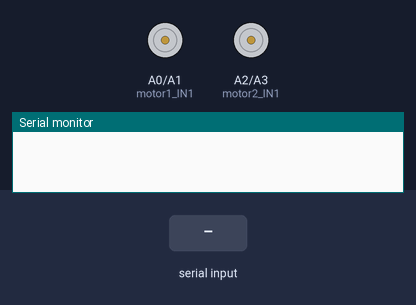
Bench run of a sketch on a simulated Arduino Uno, built with avr-gcc and run on an emulated ATmega328P. Parts: motor-driver pin pairs drawn as motors (green arrow = first pin HIGH = forward, orange = second pin HIGH = backward, longer = more drive, scaled by the enable pin), the last lines printed to the serial monitor. The test bench sets the inputs (shaded band).

Above: at 2.2 s.
2.3 s: "w" received over Serial
At 2.9 s:
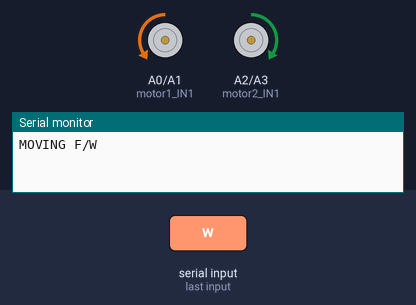
3.8 s: "x" received over Serial
At 6.4 s:
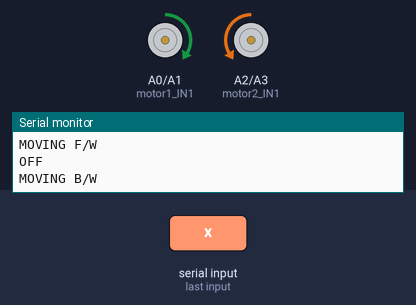
6.8 s: "a" received over Serial
At 8.7 s:
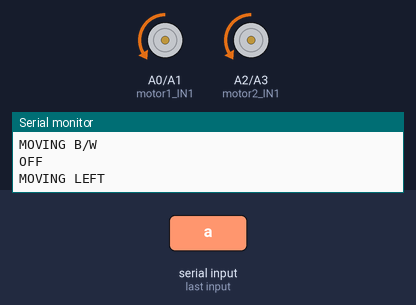
9.8 s: "d" received over Serial
At 12.2 s:
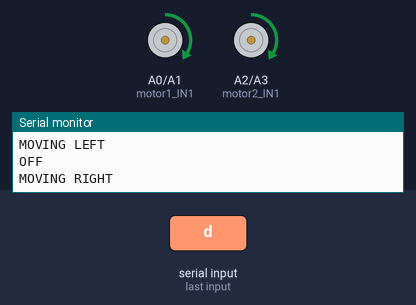
12.8 s: "1" received over Serial
At 15.7 s:
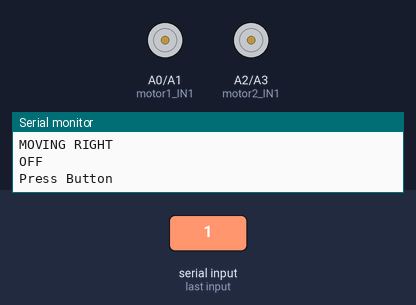
Timing chart, 0 to 16.8 s (numbered marks = the images above; inputs shaded):
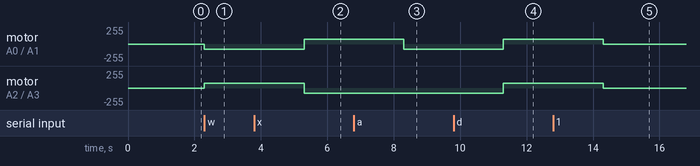

Measured:
- after the input at 2.3 s, motor on A0 (motor1_IN1) / A1 (motor1_IN2): stopped → backward 75/255 at once; motor on A2 (motor2_IN1) / A3 (motor2_IN2): stopped → forward 75/255 at once
- after the input at 3.8 s, motor on A0 (motor1_IN1) / A1 (motor1_IN2): backward 75/255 → forward 75/255 after 1.5 s; motor on A2 (motor2_IN1) / A3 (motor2_IN2): forward 75/255 → backward 75/255 after 1.5 s
- after the input at 6.8 s, motor on A0 (motor1_IN1) / A1 (motor1_IN2): forward 75/255 → backward 75/255 after 1.5 s
- after the input at 9.8 s, motor on A0 (motor1_IN1) / A1 (motor1_IN2), motor on A2 (motor2_IN1) / A3 (motor2_IN2): backward 75/255 → forward 75/255 after 1.5 s
- after the input at 12.8 s, motor on A0 (motor1_IN1) / A1 (motor1_IN2), motor on A2 (motor2_IN1) / A3 (motor2_IN2): forward 75/255 → stopped after 1.5 s

The sketch:

Robo_Bluetooth.ino
```cpp
// ROBOTICS
//Here is a connection for a robot having Arduino, two- servo motors , The program will manage to control the orentation of motor

//Controls the robot using Application using Bluetooth(HC-05 module)        from Playstore/ Serial Bluetooth terminal

/*  Bluetooth module connection
     RXD - D1
     TXD - D0
     GND - GND
     VCC - VCC
*/


/*
IN1    IN2    OUTPUT

0       0      OFF
0       1      F/W
1       0      B/W
1       1      0FF


*/

const int motor1_IN1 = A0;   //servo motor 1
const int motor1_IN2 = A1;
const int motor1_EN = 5;

const int motor2_IN1 = A2;    //servo motor 2
const int motor2_IN2 = A3;
const int motor2_EN = 6;

void setup()
{
  //INIT MOTOR 1
  pinMode(motor1_IN1, OUTPUT);
  pinMode(motor1_IN2, OUTPUT);
  pinMode(motor1_EN, OUTPUT);

  //INIT MOTOR 2
  pinMode(motor2_IN1, OUTPUT);
  pinMode(motor2_IN2, OUTPUT);
  pinMode(motor2_EN, OUTPUT);

  delay(1000);

  Serial.begin(9600);
}

void loop()
{

  if(Serial.available())
  {
  char input = Serial.read();


  //ROBOT F/W

  if(input == 'w')
  {
    Serial.println("MOVING F/W");

    digitalWrite(motor1_IN1, LOW);
    digitalWrite(motor1_IN2, HIGH);  //MOTOR 1  F/W
    analogWrite(motor1_EN, 75);

    digitalWrite(motor2_IN1, HIGH);
    digitalWrite(motor2_IN2, LOW);  //MOTOR 2  F/W
    analogWrite(motor2_EN, 75);
    delay(3000);
    Serial.println("OFF");
  }


  //ROBOT B/W

   else if(input == 'x')
  {
    Serial.println("MOVING B/W");

    digitalWrite(motor1_IN1, HIGH);  //MOTOR 1  B/W
    digitalWrite(motor1_IN2, LOW);
    analogWrite(motor1_EN, 75);


    digitalWrite(motor2_IN1, LOW);  //MOTOR 2  B/W
    digitalWrite(motor2_IN2, HIGH);
    analogWrite(motor2_EN, 75);
    delay(3000);
    Serial.println("OFF");
  }

  //ROBOT LEFT

  else if(input == 'a')
  {
    Serial.println("MOVING LEFT");

    digitalWrite(motor1_IN1, LOW);
    digitalWrite(motor1_IN2, HIGH);  //MOTOR 1
    analogWrite(motor1_EN, 75);

    digitalWrite(motor2_IN1, LOW);
    digitalWrite(motor2_IN2, HIGH);  //MOTOR 2
    analogWrite(motor2_EN, 75);
    delay(3000);
    Serial.println("OFF");
  }

  //ROBOT RIGHT

  else if(input == 'd')
  {
    Serial.println("MOVING RIGHT");

    digitalWrite(motor1_IN1, HIGH);
    digitalWrite(motor1_IN2, LOW);  //MOTOR 1
    analogWrite(motor1_EN, 75);

    digitalWrite(motor2_IN1, HIGH);
    digitalWrite(motor2_IN2, LOW);  //MOTOR 2
    analogWrite(motor2_EN, 75);
    delay(3000);
    Serial.println("OFF");
  }

  //IDLE OFF

  else
  {
    Serial.println("Press Button"); //w- f/w  ,  x- b/w  , a- left ,  d-right

    digitalWrite(motor1_IN1, LOW);
    digitalWrite(motor1_IN2, LOW);  //MOTOR 1  OFF
    analogWrite(motor1_EN, 75);

    digitalWrite(motor2_IN1, LOW);
    digitalWrite(motor2_IN2, LOW);  //MOTOR 2  OFF
    analogWrite(motor2_EN, 75);
    delay(3000);
  }


  }


}
```
